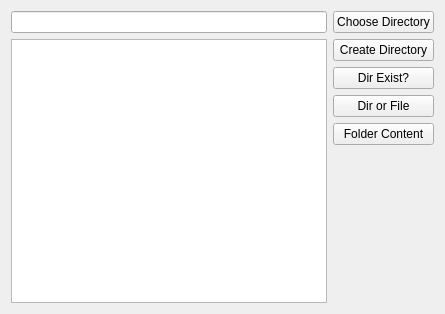
<?xml version="1.0" encoding="UTF-8"?>
<ui version="4.0">
 <class>Widget</class>
 <widget class="QWidget" name="Widget">
  <property name="geometry">
   <rect>
    <x>0</x>
    <y>0</y>
    <width>445</width>
    <height>314</height>
   </rect>
  </property>
  <property name="windowTitle">
   <string>Widget</string>
  </property>
  <layout class="QHBoxLayout" name="horizontalLayout">
   <item>
    <layout class="QVBoxLayout" name="verticalLayout_2">
     <item>
      <widget class="QLineEdit" name="lineEditDir"/>
     </item>
     <item>
      <widget class="QListWidget" name="listWidget"/>
     </item>
    </layout>
   </item>
   <item>
    <layout class="QVBoxLayout" name="verticalLayout">
     <item>
      <widget class="QPushButton" name="chooseDirButton">
       <property name="text">
        <string>Choose Directory</string>
       </property>
      </widget>
     </item>
     <item>
      <widget class="QPushButton" name="createDirButton">
       <property name="text">
        <string>Create Directory</string>
       </property>
      </widget>
     </item>
     <item>
      <widget class="QPushButton" name="isValidDirButton">
       <property name="text">
        <string>Dir Exist?</string>
       </property>
      </widget>
     </item>
     <item>
      <widget class="QPushButton" name="dirorFilebutton">
       <property name="text">
        <string>Dir or File</string>
       </property>
      </widget>
     </item>
     <item>
      <widget class="QPushButton" name="folderContentButton">
       <property name="text">
        <string>Folder Content</string>
       </property>
      </widget>
     </item>
     <item>
      <spacer name="verticalSpacer">
       <property name="orientation">
        <enum>Qt::Vertical</enum>
       </property>
       <property name="sizeHint" stdset="0">
        <size>
         <width>20</width>
         <height>40</height>
        </size>
       </property>
      </spacer>
     </item>
    </layout>
   </item>
  </layout>
 </widget>
 <resources/>
 <connections/>
</ui>
